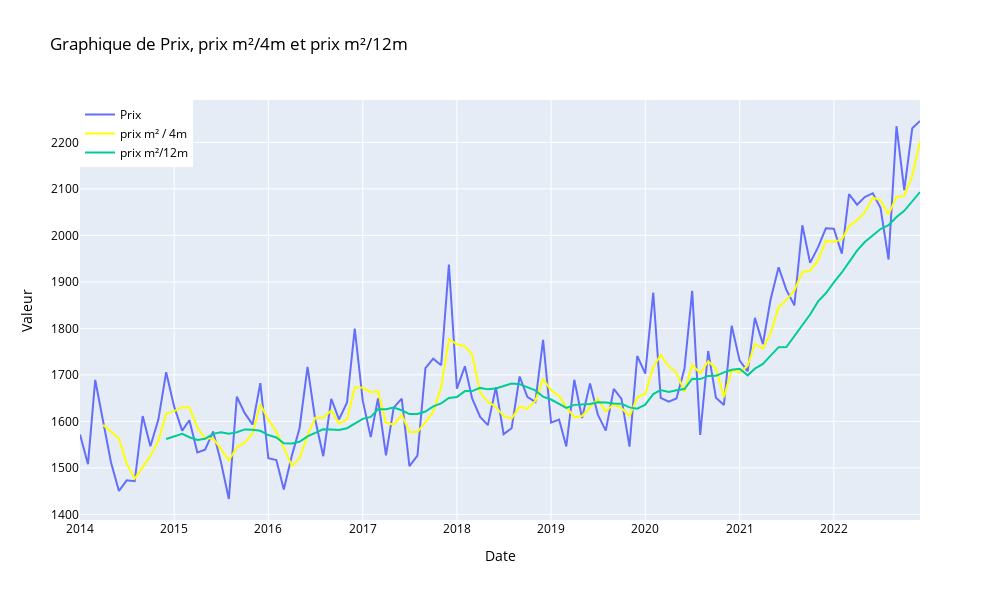

Source (notebook cell):
### Code cell
# Supposons que 'resultat' soit un DataFrame pandas contenant vos données

# Créer une figure
fig = go.Figure()

# Ajouter une trace pour le prix
fig.add_trace(go.Scatter(x=resultat.index, y=resultat["prix_m2"], mode='lines', name='Prix', line=dict(color='light green')))

# Ajouter une trace pour SMA 7
fig.add_trace(go.Scatter(x=resultat.index, y=resultat["sma_4"], mode='lines', name='prix m² / 4m', line=dict(color='yellow')))

# Ajouter une trace pour SMA 20
fig.add_trace(go.Scatter(x=resultat.index, y=resultat["sma_12"], mode='lines', name='prix m²/12m', line=dict(color='light blue')))

# Personnaliser la mise en page du graphique
fig.update_layout(
    title='Graphique de Prix, prix m²/4m et prix m²/12m',
    xaxis=dict(title='Date'),
    yaxis=dict(title='Valeur'),
    legend=dict(x=0, y=1),
    showlegend=True,
    autosize=True,
    width=1000,  # Largeur de la figure en pixels
    height=600,   # Hauteur de la figure en pixels
    plot_bgcolor='light blue',
    paper_bgcolor='white',
    font=dict(color='black')
)

# Afficher le graphique
fig.show()
